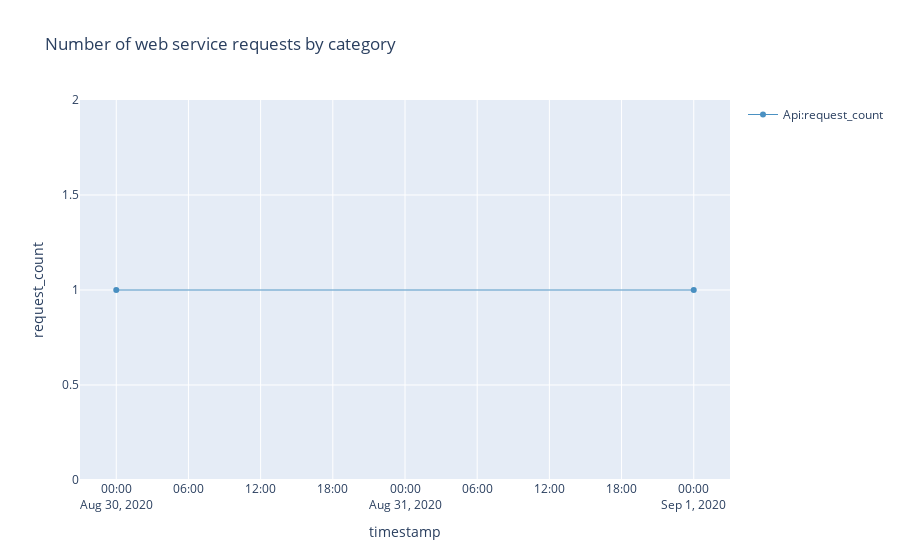

The notebook cell saved with this chart:
### Markdown cell above
## Web service requests

Performance tuning guide: https://docs.microsoft.com/en-us/dynamics365/business-central/dev-itpro/performance/performance-developer#writing-efficient-web-services

Web service telemetry docs: https://docs.microsoft.com/en-us/dynamics365/business-central/dev-itpro/administration/telemetry-webservices-trace

### Code cell
%%kql
let _aadTenantId = aadTenantId;
let _environmentName = environmentName;
traces
| where 1==1 
    and customDimensions.aadTenantId == _aadTenantId
    and customDimensions.environmentName == _environmentName
    and customDimensions.eventId == 'RT0008'
    and timestamp > ago(7d)
| extend category = tostring( customDimensions.category )
| summarize request_count=count() by category, bin(timestamp, 1d)
| render timechart title= 'Number of web service requests by category'

### Figure 1 — Plotly figure (JSON) as saved in the notebook; plotly's stock layout.template omitted (floating-point values rounded to 4 significant figures)
{"data": [{"line": {"color": "rgb(31, 118, 179)", "width": 1}, "name": "Api:request_count", "opacity": 0.8, "type": "scatter", "x": ["2020-08-30T00:00:00+00:00", "2020-09-01T00:00:00+00:00"], "y": [1, 1]}], "layout": {"showlegend": true, "title": {"text": "Number of web service requests by category"}, "xaxis": {"autorange": true, "title": {"text": "timestamp"}, "type": "date"}, "yaxis": {"ticksuffix": "", "title": {"text": "request_count"}, "type": "linear"}}}
